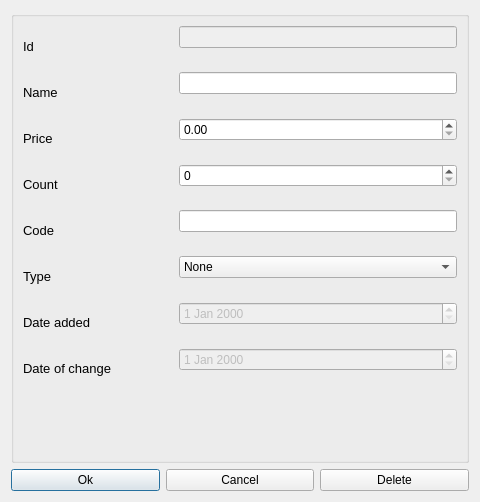
<?xml version="1.0" encoding="UTF-8"?>
<ui version="4.0">
 <class>DialogEditItem</class>
 <widget class="QDialog" name="DialogEditItem">
  <property name="geometry">
   <rect>
    <x>0</x>
    <y>0</y>
    <width>480</width>
    <height>502</height>
   </rect>
  </property>
  <property name="windowTitle">
   <string>Dialog</string>
  </property>
  <layout class="QGridLayout" name="gridLayout">
   <item row="2" column="0">
    <widget class="QPushButton" name="pushButton">
     <property name="text">
      <string>Ok</string>
     </property>
    </widget>
   </item>
   <item row="0" column="0" colspan="3">
    <widget class="QGroupBox" name="groupBox">
     <property name="title">
      <string/>
     </property>
     <layout class="QFormLayout" name="formLayout_2">
      <item row="0" column="1">
       <widget class="QLineEdit" name="lineEdit">
        <property name="enabled">
         <bool>false</bool>
        </property>
       </widget>
      </item>
      <item row="1" column="0">
       <widget class="QLabel" name="label_7">
        <property name="minimumSize">
         <size>
          <width>150</width>
          <height>40</height>
         </size>
        </property>
        <property name="font">
         <font>
          <pointsize>10</pointsize>
         </font>
        </property>
        <property name="text">
         <string>Name</string>
        </property>
       </widget>
      </item>
      <item row="1" column="1">
       <widget class="QLineEdit" name="lineEdit_2"/>
      </item>
      <item row="2" column="0">
       <widget class="QLabel" name="label_6">
        <property name="minimumSize">
         <size>
          <width>150</width>
          <height>40</height>
         </size>
        </property>
        <property name="font">
         <font>
          <pointsize>10</pointsize>
         </font>
        </property>
        <property name="text">
         <string>Price</string>
        </property>
       </widget>
      </item>
      <item row="2" column="1">
       <widget class="QDoubleSpinBox" name="doubleSpinBox">
        <property name="maximum">
         <double>1000000.000000000000000</double>
        </property>
       </widget>
      </item>
      <item row="3" column="0">
       <widget class="QLabel" name="label_5">
        <property name="minimumSize">
         <size>
          <width>150</width>
          <height>40</height>
         </size>
        </property>
        <property name="font">
         <font>
          <pointsize>10</pointsize>
         </font>
        </property>
        <property name="text">
         <string>Count</string>
        </property>
       </widget>
      </item>
      <item row="3" column="1">
       <widget class="QSpinBox" name="spinBox">
        <property name="maximum">
         <number>1000000</number>
        </property>
       </widget>
      </item>
      <item row="4" column="0">
       <widget class="QLabel" name="label_9">
        <property name="minimumSize">
         <size>
          <width>150</width>
          <height>40</height>
         </size>
        </property>
        <property name="font">
         <font>
          <pointsize>10</pointsize>
         </font>
        </property>
        <property name="text">
         <string>Code</string>
        </property>
       </widget>
      </item>
      <item row="4" column="1">
       <widget class="QLineEdit" name="lineEdit_3"/>
      </item>
      <item row="5" column="0">
       <widget class="QLabel" name="label_10">
        <property name="minimumSize">
         <size>
          <width>150</width>
          <height>40</height>
         </size>
        </property>
        <property name="font">
         <font>
          <pointsize>10</pointsize>
         </font>
        </property>
        <property name="text">
         <string>Type</string>
        </property>
       </widget>
      </item>
      <item row="5" column="1">
       <widget class="QComboBox" name="comboBox">
        <item>
         <property name="text">
          <string>None</string>
         </property>
        </item>
        <item>
         <property name="text">
          <string>Food</string>
         </property>
        </item>
        <item>
         <property name="text">
          <string>Appliances</string>
         </property>
        </item>
        <item>
         <property name="text">
          <string>Paints</string>
         </property>
        </item>
        <item>
         <property name="text">
          <string>Construction materials</string>
         </property>
        </item>
        <item>
         <property name="text">
          <string>Nails</string>
         </property>
        </item>
        <item>
         <property name="text">
          <string>Garden tools</string>
         </property>
        </item>
        <item>
         <property name="text">
          <string>Other</string>
         </property>
        </item>
       </widget>
      </item>
      <item row="6" column="0">
       <widget class="QLabel" name="label_11">
        <property name="minimumSize">
         <size>
          <width>150</width>
          <height>40</height>
         </size>
        </property>
        <property name="font">
         <font>
          <pointsize>10</pointsize>
         </font>
        </property>
        <property name="text">
         <string>Date added</string>
        </property>
       </widget>
      </item>
      <item row="6" column="1">
       <widget class="QDateEdit" name="dateEdit">
        <property name="enabled">
         <bool>false</bool>
        </property>
       </widget>
      </item>
      <item row="7" column="0">
       <widget class="QLabel" name="label_12">
        <property name="minimumSize">
         <size>
          <width>150</width>
          <height>40</height>
         </size>
        </property>
        <property name="font">
         <font>
          <pointsize>10</pointsize>
         </font>
        </property>
        <property name="text">
         <string>Date of change</string>
        </property>
       </widget>
      </item>
      <item row="7" column="1">
       <widget class="QDateEdit" name="dateEdit_2">
        <property name="enabled">
         <bool>false</bool>
        </property>
       </widget>
      </item>
      <item row="0" column="0">
       <widget class="QLabel" name="label_8">
        <property name="minimumSize">
         <size>
          <width>150</width>
          <height>40</height>
         </size>
        </property>
        <property name="font">
         <font>
          <pointsize>10</pointsize>
         </font>
        </property>
        <property name="text">
         <string>Id</string>
        </property>
       </widget>
      </item>
     </layout>
    </widget>
   </item>
   <item row="2" column="1">
    <widget class="QPushButton" name="pushButton_3">
     <property name="text">
      <string>Cancel</string>
     </property>
    </widget>
   </item>
   <item row="2" column="2">
    <widget class="QPushButton" name="pushButton_2">
     <property name="text">
      <string>Delete</string>
     </property>
    </widget>
   </item>
  </layout>
 </widget>
 <resources/>
 <connections/>
</ui>
